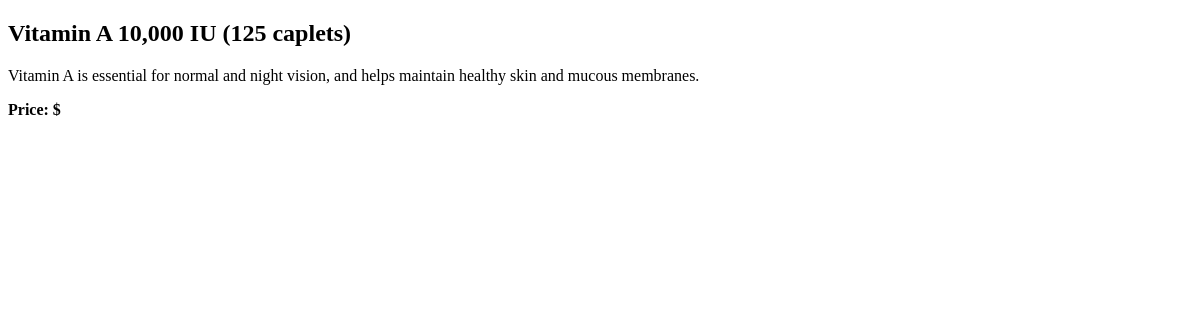
/products/3/, run on an earlier commit of the app's database.
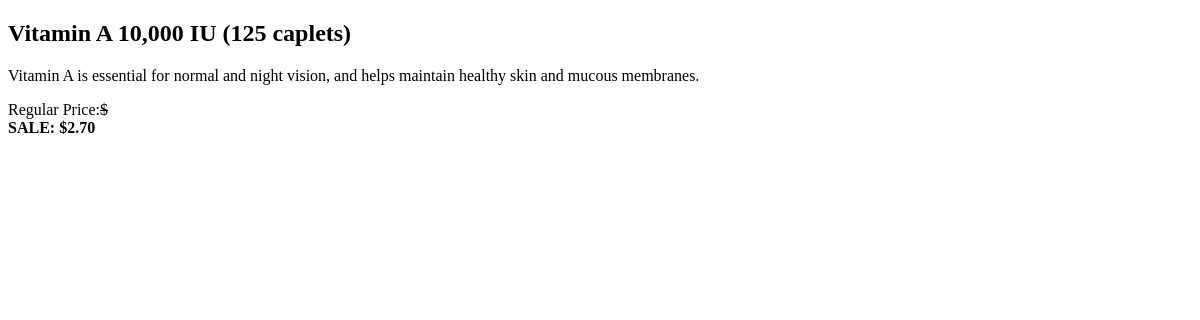
And on a later commit of the database.
### store/models.py (models this page shows, shortened)
class Product(models.Model):
    DISCOUNT_RATE = 0.10
    id = models.AutoField(primary_key=True)
    name = models.CharField(max_length=200)
    description = models.TextField()
    price = models.FloatField()
    sale_start = models.DateTimeField(blank=True, null=True, default=None)
    sale_end = models.DateTimeField(blank=True, null=True, default=None)
    photo = models.ImageField(blank=True, null=True, default=None, upload_to='products')
    def is_on_sale(self):
        now = timezone.now()
        if self.sale_start:
            if self.sale_end:
                return self.sale_start <= now <= self.sale_end
            return self.sale_start <= now
        return False
    def current_price(self):
        if self.is_on_sale():
            discounted_price = self.price * (1 - self.DISCOUNT_RATE)
            return round(discounted_price, 2)
        return self.get_rounded_price()

### store/views.py (the view)
# urls.py: path('products/<int:id>/', store.views.show, name='show-product'),
def show(request, id):
    context = {
        'product': Product.objects.get(id=id),
    }
    return render(request, 'store/product.html', context)

### store/templates/store/product.html (shortened to what this page needs)
{% extends "base.html" %}
{% block content %}
<h2>{{ product.name }}</h2>
<p>{{ product.description }}</p>
{% if product.is_on_sale %}
  <p class="price sale-price">
    Regular Price:<del>${{ product.get_price|floatformat:2 }}</del> <br/>
    <strong>SALE: ${{ product.current_price|floatformat:2 }}</strong>
  </p>
{% else %}
  <p class="price price-regular">
    <strong>Price: ${{ product.get_price|floatformat:2 }}</strong>
  </p>
{% endif %}
{% endblock %}

What changed in the data, as far as the page shows it:
changed Product "Vitamin A 10,000 IU (125 caplets)": current_price (not shown) → "2.70"
Also different on the page:
text no longer shown: "Price: $"
text now shown: "Regular Price: $ SALE: $"
